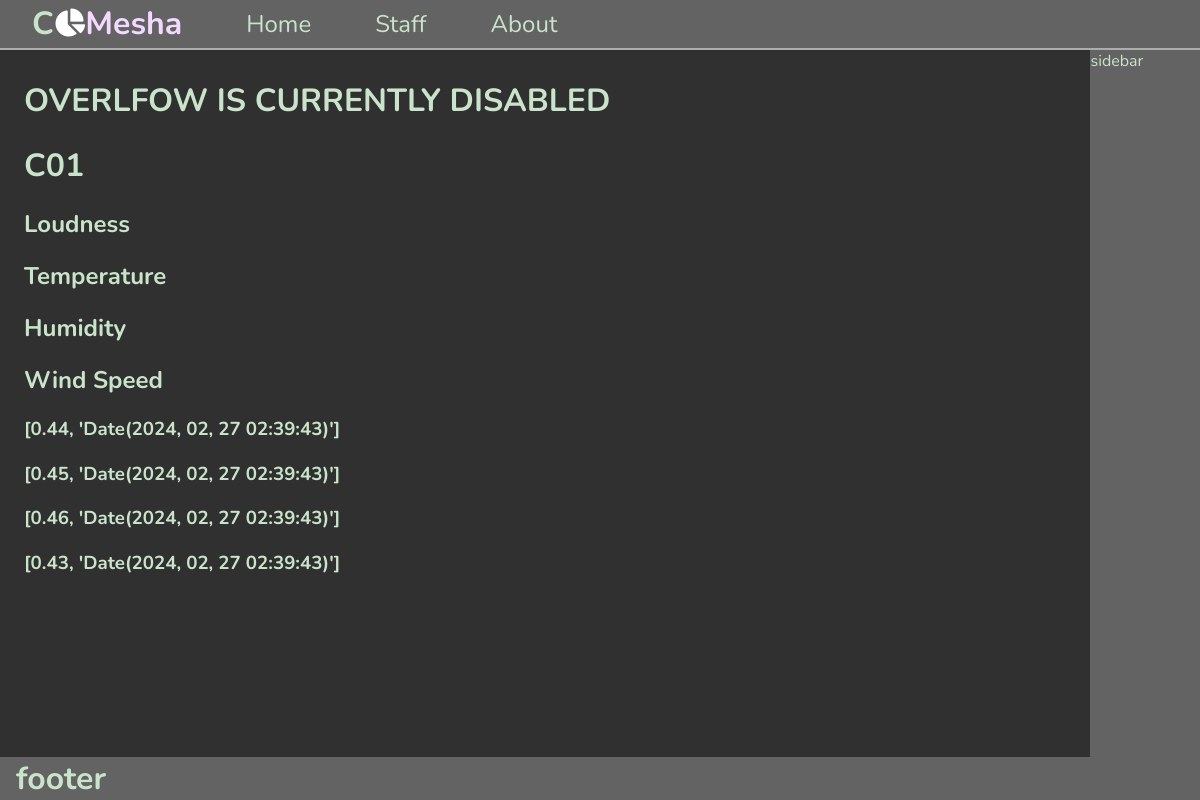
/classroom/C01, run on an earlier commit of the app's database.
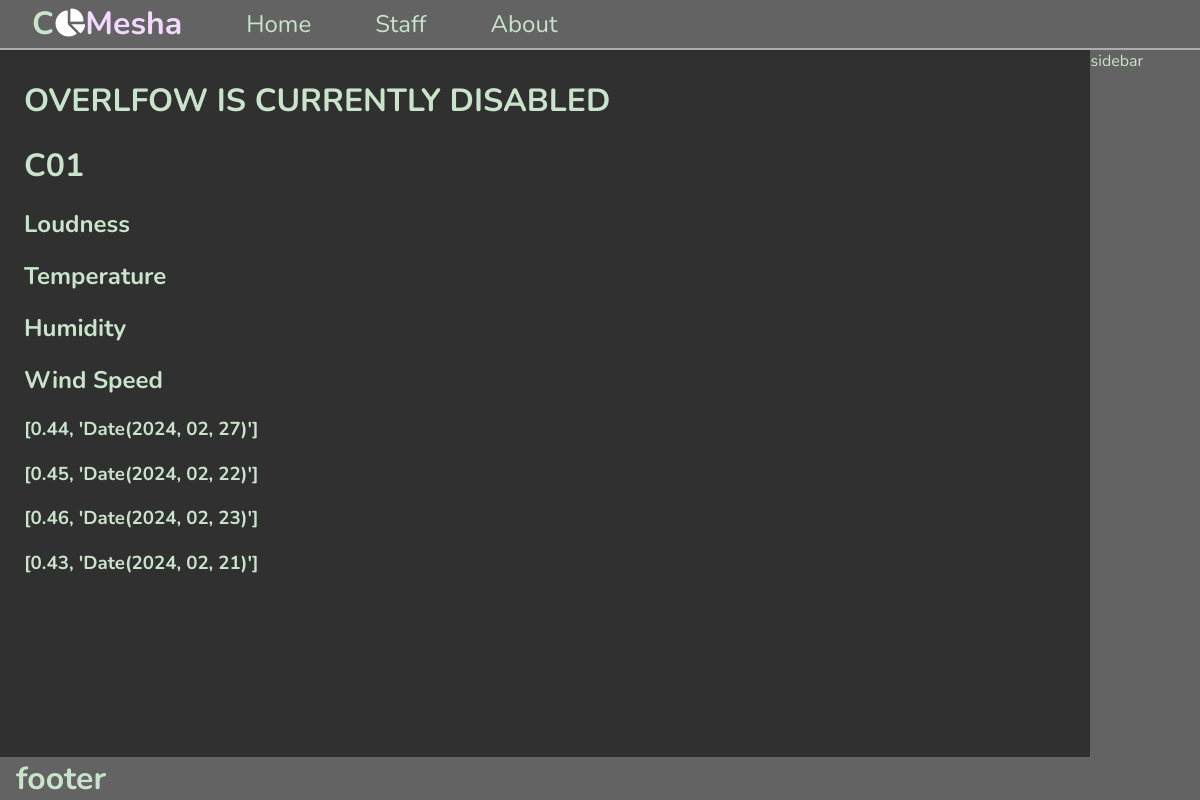
And on a later commit of the database.
### database.py (models this page shows)
class AnemometerDatum(db.Model):
    __tablename__ = 'AnemometerData'
    ID = db.Column(db.Integer, primary_key=True)
    ClassroomID = db.Column(db.ForeignKey('Classrooms.ClassroomID'))
    AnemometerReading = db.Column(db.Float)
    DateRecorded = db.Column(db.Text)
    Classroom = db.relationship('Classroom', primaryjoin='AnemometerDatum.ClassroomID == Classroom.ClassroomID', backref='anemometer_data')

### server.py (the view)
@app.route("/classroom/<string:classroom_id>")
def analytics(classroom_id):
    data = kowalski_analyze(classroom_id)
    loudness = data[1]
    temperature = data[2]
    humidity = data[3]
    wind_speed = data[4]
    return (render_template("pages/analytics.html",
                            classroom=classroom_id, loudness=loudness,
                            temperature=temperature, humidity=humidity,
                            wind_speed=wind_speed))

### server.py (called while the page is built)
def tuple_to_list(content, convert_date):
    result = []
    if convert_date:
        for i in content:
            temp_list = []
            temp_list.append(i[0])
            date = i[1].split('-')
            new_date = f"Date({date[0]}, {date[1]}, {date[2]})"
            temp_list.append(new_date)
            result.append(temp_list)
    else:
        for i in content:
            result.append([*i])
    return result

### templates/pages/analytics.html (shortened to what this page needs)
{% extends 'layout.html' %}\
{% block content %}
<h1> OVERLFOW IS CURRENTLY DISABLED </h1>
<h1> {{classroom}} </h1>
<h2> Loudness </h2>
<h2> Temperature </h2>
<h2> Humidity </h2>
<h2> Wind Speed </h2>
{% for i in wind_speed %}
<h3>
    {{i}}
</h3>
{% endfor %}
{% endblock %}

### templates/layout.html (shortened to what this page needs)
<!DOCTYPE html>
<html>
    <head>
        <link rel="stylesheet" href="/static/css/layout.css">
    </head>
    <body>
        <header> {% include 'header.html' %} </header>
        <nav> {% include 'nav.html'%} </nav>
        <main> {% block content %}{% endblock %} </main>
        <div class="sidebar"> sidebar </div>
        <footer> {% include 'footer.html' %} </footer>
    </body>
</html>

### templates/header.html
<h1>
    <span class="cap-c"> C</span><span class="fa-solid fa-chart-pie fa-sm   " style="color: white;"></span>Mesha
</h1>

### templates/nav.html
<ul>
    <li><a href="/">Home</a></li>
    <li><a href="">Staff</a></li>
    <li><a href="/about">About</a></li>
</ul>

### templates/footer.html
<h1> footer </h1>

### static/css/layout.css (style rules this page uses)
:root { --text-color: #C9E4CA; --main-color: #636363; --main-color-darker: #303030; --border-color: white; }
html { box-sizing: border-box; min-width: 100vw; min-height: 100vh; font-family: "Nunito"; }
*, *:before, *:after { box-sizing: inherit; }
body { box-sizing: border-box; margin: 0; display: grid; width: 100vw; height: 100vh; grid-template-columns: 0.5fr 2fr 2fr 0.5fr; grid-template-rows: 0.2fr 4fr 4fr 0.2fr; grid-template-areas: "hd nav nav nav" "main main main sb" "main main main sb" "ft ft ft sb"; color: var(--text-color); background-color: var(--main-color); }
header { grid-area: hd; box-sizing: border-box; padding-right: 2rem; border-bottom: 2px #adadad solid; }
header > h1 { color: #F3D8FF; margin: 0px; margin-left: 2rem; box-sizing: content-box; font-size: 2rem; block-size: 100%; text-wrap: nowrap; line-height: 150%; white-space: nowrap; }
header > h1 .cap-c { color: #C9E4CA; }
nav { grid-area: nav; max-height: 2rem; min-height: 100%; height: 100%; border-bottom: 2px #adadad solid; }
nav ul { display: flex; flex-wrap: nowrap; margin: 0px; padding: 0px; height: 100%; width: 100%; }
nav ul li { list-style-type: none; }
nav ul li a { color: var(--text-color); display: inline-block; height: 100%; padding-left: 2rem; padding-right: 2rem; font-size: 1.5rem; text-align: center; line-height: 3rem; }
main { grid-area: main; overflow: auto; background-color: var(--main-color-darker); padding-left: 1.5rem; padding-top: 0.5rem; min-height: 100%; }
.sidebar { grid-area: sb; }
a { text-decoration: none; color: white; }
footer { grid-area: ft; box-sizing: border-box; }
footer > * { margin: 0; margin-left: 1rem; width: 100%; height: 100%; overflow: hidden; box-sizing: border-box; }

What changed in the data, as far as the page shows it:
changed AnemometerDatum (number 1 of 4 on the later page): i "[0.44, 'Date(2024, 02, 27 02:39:43)']" → "[0.44, 'Date(2024, 02, 27)']"
changed AnemometerDatum (number 2 of 4 on the later page): i "[0.45, 'Date(2024, 02, 27 02:39:43)']" → "[0.45, 'Date(2024, 02, 22)']"
changed AnemometerDatum (number 3 of 4 on the later page): i "[0.46, 'Date(2024, 02, 27 02:39:43)']" → "[0.46, 'Date(2024, 02, 23)']"
changed AnemometerDatum (number 4 of 4 on the later page): i "[0.43, 'Date(2024, 02, 27 02:39:43)']" → "[0.43, 'Date(2024, 02, 21)']"
